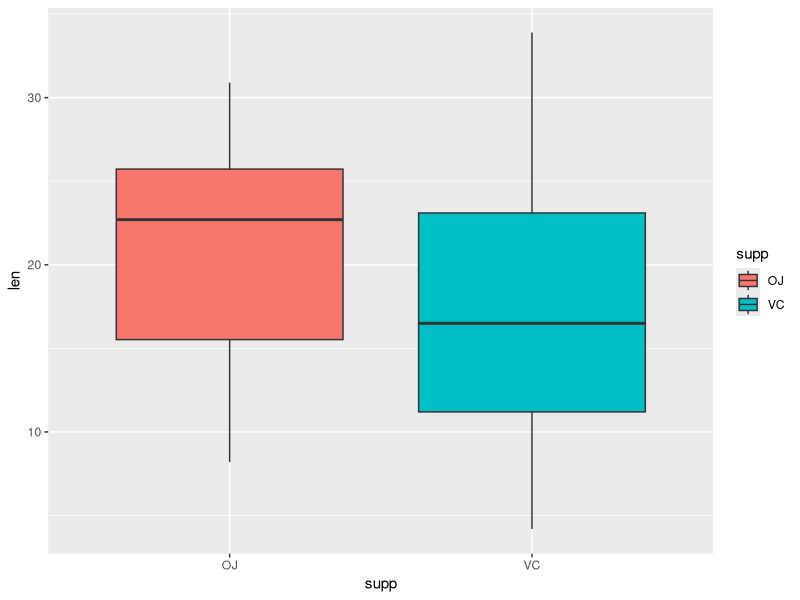
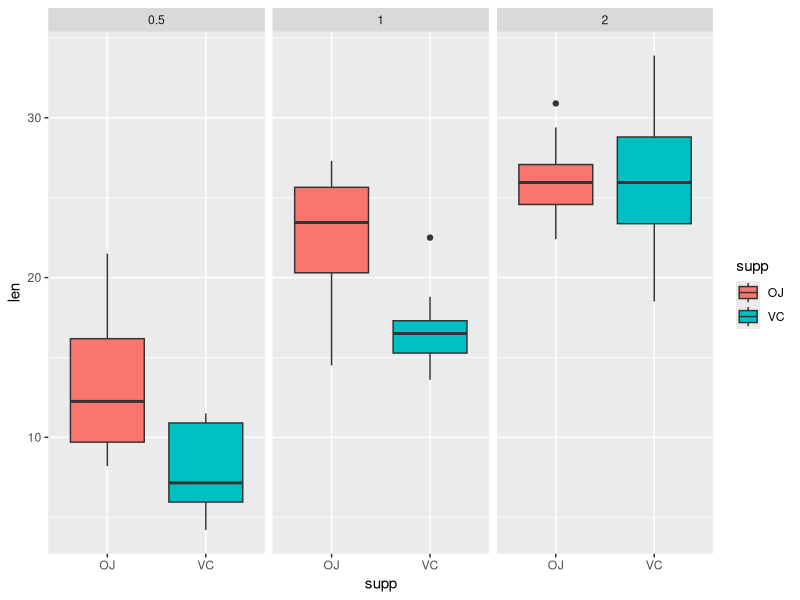

R code for these plots, in order:
## ---- chunk 1
library(tidyverse)
## ---- chunk 2
tooth_growth <- ToothGrowth
View(tooth_growth)
## ---- chunk 3
ggplot(ToothGrowth,
       aes(x = supp, y = len, fill = supp)) + 
  geom_boxplot()
## ---- chunk 4
ggplot(ToothGrowth,
       aes(x = supp, y = len, fill = supp)) + 
  geom_boxplot() + 
  facet_wrap(~dose)
